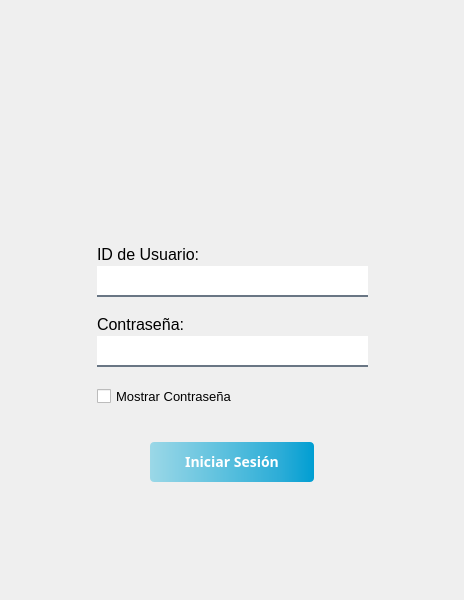
<?xml version="1.0" encoding="UTF-8"?>
<ui version="4.0">
 <class>Login</class>
 <widget class="QWidget" name="Login">
  <property name="geometry">
   <rect>
    <x>0</x>
    <y>0</y>
    <width>464</width>
    <height>600</height>
   </rect>
  </property>
  <property name="windowTitle">
   <string>Login</string>
  </property>
  <property name="styleSheet">
   <string notr="true">/*
#loginForm { 
background: rba(0, 0, 0, 80);
border-radius: 8px;
}
*/

#Login {background: rgba(255, 255, 255, 1)}
#topPanel {
background-color: qlineargradient(spread:pad, x1:0, y1:0, x2:1, y2:0, stop:0 #9bd8e7, stop:0.2 #7fcde3, stop:0.4 #63c3df, stop:0.6 #47b8db, stop:0.8 #2bacd7, stop:1 #009ed2);
/*background-color: #00a8e5;*/
}
&lt;!QLabel { color: white; }
QLineEdit {border-radius: 3px; }

#loginButton {
color: black;
backgroun-color: #27a9e3;
border-width: 0px;
border-radius: 3px;
}

QLineEdit {
color: black;
}
</string>
  </property>
  <layout class="QVBoxLayout" name="verticalLayout">
   <property name="leftMargin">
    <number>0</number>
   </property>
   <property name="topMargin">
    <number>0</number>
   </property>
   <property name="rightMargin">
    <number>0</number>
   </property>
   <property name="bottomMargin">
    <number>0</number>
   </property>
   <item>
    <widget class="QWidget" name="topPanel" native="true">
     <layout class="QHBoxLayout" name="horizontalLayout_3">
      <property name="topMargin">
       <number>55</number>
      </property>
     </layout>
    </widget>
   </item>
   <item>
    <layout class="QHBoxLayout" name="horizontalLayout_4">
     <property name="topMargin">
      <number>0</number>
     </property>
     <item>
      <widget class="QLabel" name="label">
       <property name="sizePolicy">
        <sizepolicy hsizetype="Fixed" vsizetype="Fixed">
         <horstretch>0</horstretch>
         <verstretch>0</verstretch>
        </sizepolicy>
       </property>
       <property name="minimumSize">
        <size>
         <width>150</width>
         <height>150</height>
        </size>
       </property>
       <property name="styleSheet">
        <string notr="true"/>
       </property>
       <property name="text">
        <string/>
       </property>
       <property name="pixmap">
        <pixmap resource="resources.qrc">:/logo/Images/Logo3.png</pixmap>
       </property>
      </widget>
     </item>
    </layout>
   </item>
   <item>
    <spacer name="verticalSpacer_2">
     <property name="orientation">
      <enum>Qt::Vertical</enum>
     </property>
     <property name="sizeType">
      <enum>QSizePolicy::Fixed</enum>
     </property>
     <property name="sizeHint" stdset="0">
      <size>
       <width>20</width>
       <height>10</height>
      </size>
     </property>
    </spacer>
   </item>
   <item>
    <layout class="QHBoxLayout" name="horizontalLayout_5">
     <property name="topMargin">
      <number>0</number>
     </property>
     <item>
      <widget class="QWidget" name="loginForm" native="true">
       <property name="sizePolicy">
        <sizepolicy hsizetype="Fixed" vsizetype="Fixed">
         <horstretch>0</horstretch>
         <verstretch>0</verstretch>
        </sizepolicy>
       </property>
       <property name="minimumSize">
        <size>
         <width>350</width>
         <height>200</height>
        </size>
       </property>
       <widget class="QLabel" name="label_4">
        <property name="geometry">
         <rect>
          <x>35</x>
          <y>160</y>
          <width>16</width>
          <height>16</height>
         </rect>
        </property>
        <property name="text">
         <string/>
        </property>
       </widget>
       <widget class="QLabel" name="label_5">
        <property name="geometry">
         <rect>
          <x>35</x>
          <y>58</y>
          <width>30</width>
          <height>16</height>
         </rect>
        </property>
        <property name="maximumSize">
         <size>
          <width>30</width>
          <height>16777215</height>
         </size>
        </property>
        <property name="text">
         <string/>
        </property>
       </widget>
       <widget class="QLabel" name="label_6">
        <property name="geometry">
         <rect>
          <x>280</x>
          <y>80</y>
          <width>31</width>
          <height>16</height>
         </rect>
        </property>
        <property name="text">
         <string/>
        </property>
        <property name="pixmap">
         <pixmap resource="resources.qrc">:/icons/Images/padlock.png</pixmap>
        </property>
       </widget>
       <widget class="QCheckBox" name="checkBoxShowPassword">
        <property name="geometry">
         <rect>
          <x>40</x>
          <y>150</y>
          <width>151</width>
          <height>20</height>
         </rect>
        </property>
        <property name="font">
         <font>
          <family>Arial</family>
          <pointsize>-1</pointsize>
          <italic>false</italic>
          <bold>false</bold>
         </font>
        </property>
        <property name="styleSheet">
         <string notr="true">font: large &quot;Arial&quot;;
font-size: 13px;</string>
        </property>
        <property name="text">
         <string>Mostrar Contraseña</string>
        </property>
       </widget>
       <widget class="QLabel" name="label_7">
        <property name="geometry">
         <rect>
          <x>280</x>
          <y>10</y>
          <width>21</width>
          <height>21</height>
         </rect>
        </property>
        <property name="text">
         <string/>
        </property>
        <property name="pixmap">
         <pixmap resource="resources.qrc">:/icons/Images/user.png</pixmap>
        </property>
       </widget>
       <widget class="QLineEdit" name="password">
        <property name="geometry">
         <rect>
          <x>40</x>
          <y>100</y>
          <width>271</width>
          <height>31</height>
         </rect>
        </property>
        <property name="font">
         <font>
          <family>Arial</family>
          <pointsize>-1</pointsize>
          <italic>false</italic>
          <bold>false</bold>
         </font>
        </property>
        <property name="styleSheet">
         <string notr="true">background-color:rgba(255,255,255,1);
border:none;
border-bottom: 2px solid rgba(105, 118, 132 ,255);
color: black;
padding-top: 7px;

font: large &quot;Arial&quot;;
font-size: 14px;</string>
        </property>
       </widget>
       <widget class="QLabel" name="label_2">
        <property name="geometry">
         <rect>
          <x>40</x>
          <y>10</y>
          <width>278</width>
          <height>16</height>
         </rect>
        </property>
        <property name="font">
         <font>
          <family>Arial</family>
          <pointsize>-1</pointsize>
          <italic>false</italic>
          <bold>false</bold>
         </font>
        </property>
        <property name="styleSheet">
         <string notr="true">font: large &quot;Arial&quot;;
font-size: 16px;</string>
        </property>
        <property name="text">
         <string>ID de Usuario:</string>
        </property>
       </widget>
       <widget class="QLineEdit" name="username">
        <property name="geometry">
         <rect>
          <x>40</x>
          <y>30</y>
          <width>271</width>
          <height>31</height>
         </rect>
        </property>
        <property name="font">
         <font>
          <family>Arial</family>
          <pointsize>-1</pointsize>
          <italic>false</italic>
          <bold>false</bold>
         </font>
        </property>
        <property name="styleSheet">
         <string notr="true">background-color:rgba(255,255,255,1);
border:none;
border-bottom: 2px solid rgba(105, 118, 132 ,255);
color: black;
padding-top: 7px;
/*padding-bottom: 7px;*/

font: large &quot;Arial&quot;;
font-size: 14px;
</string>
        </property>
       </widget>
       <widget class="QLabel" name="label_3">
        <property name="geometry">
         <rect>
          <x>40</x>
          <y>80</y>
          <width>278</width>
          <height>16</height>
         </rect>
        </property>
        <property name="font">
         <font>
          <family>Arial</family>
          <pointsize>-1</pointsize>
          <italic>false</italic>
          <bold>false</bold>
         </font>
        </property>
        <property name="styleSheet">
         <string notr="true">font: large &quot;Arial&quot;;
font-size: 16px;</string>
        </property>
        <property name="text">
         <string>Contraseña: </string>
        </property>
       </widget>
       <zorder>password</zorder>
       <zorder>label_2</zorder>
       <zorder>username</zorder>
       <zorder>label_3</zorder>
       <zorder>label_4</zorder>
       <zorder>label_5</zorder>
       <zorder>label_6</zorder>
       <zorder>checkBoxShowPassword</zorder>
       <zorder>label_7</zorder>
      </widget>
     </item>
    </layout>
   </item>
   <item>
    <layout class="QVBoxLayout" name="verticalLayout_5">
     <property name="leftMargin">
      <number>150</number>
     </property>
     <property name="topMargin">
      <number>0</number>
     </property>
     <property name="rightMargin">
      <number>150</number>
     </property>
     <property name="bottomMargin">
      <number>0</number>
     </property>
     <item>
      <widget class="QPushButton" name="loginButton">
       <property name="enabled">
        <bool>true</bool>
       </property>
       <property name="font">
        <font>
         <family>Arial Black</family>
         <pointsize>-1</pointsize>
         <italic>false</italic>
         <bold>true</bold>
         <underline>false</underline>
         <strikeout>false</strikeout>
        </font>
       </property>
       <property name="styleSheet">
        <string notr="true">#loginButton {
background-color: qlineargradient(spread:pad, x1:0, y1:0, x2:1, y2:0, stop:0 #9bd8e7, stop:0.2 #7fcde3, stop:0.4 #63c3df, stop:0.6 #47b8db, stop:0.8 #2bacd7, stop:1 #009ed2);
/*background-color: #00a8e5;*/
border: none;
color: #fff;
padding: 10px 20px;
border-radius: 4px;
font-family: &quot;Arial Black&quot;, sans-serif;
font-weight: bold;
font-size: 14px;
}

#loginButton:pressed {
background-color: #cccccc;
}

#loginButton:checked {
background-color: #cccccc;
}</string>
       </property>
       <property name="text">
        <string>Iniciar Sesión</string>
       </property>
      </widget>
     </item>
    </layout>
   </item>
   <item>
    <spacer name="verticalSpacer">
     <property name="orientation">
      <enum>Qt::Vertical</enum>
     </property>
     <property name="sizeHint" stdset="0">
      <size>
       <width>20</width>
       <height>30</height>
      </size>
     </property>
    </spacer>
   </item>
  </layout>
 </widget>
 <resources>
  <include location="resources.qrc"/>
 </resources>
 <connections/>
</ui>
